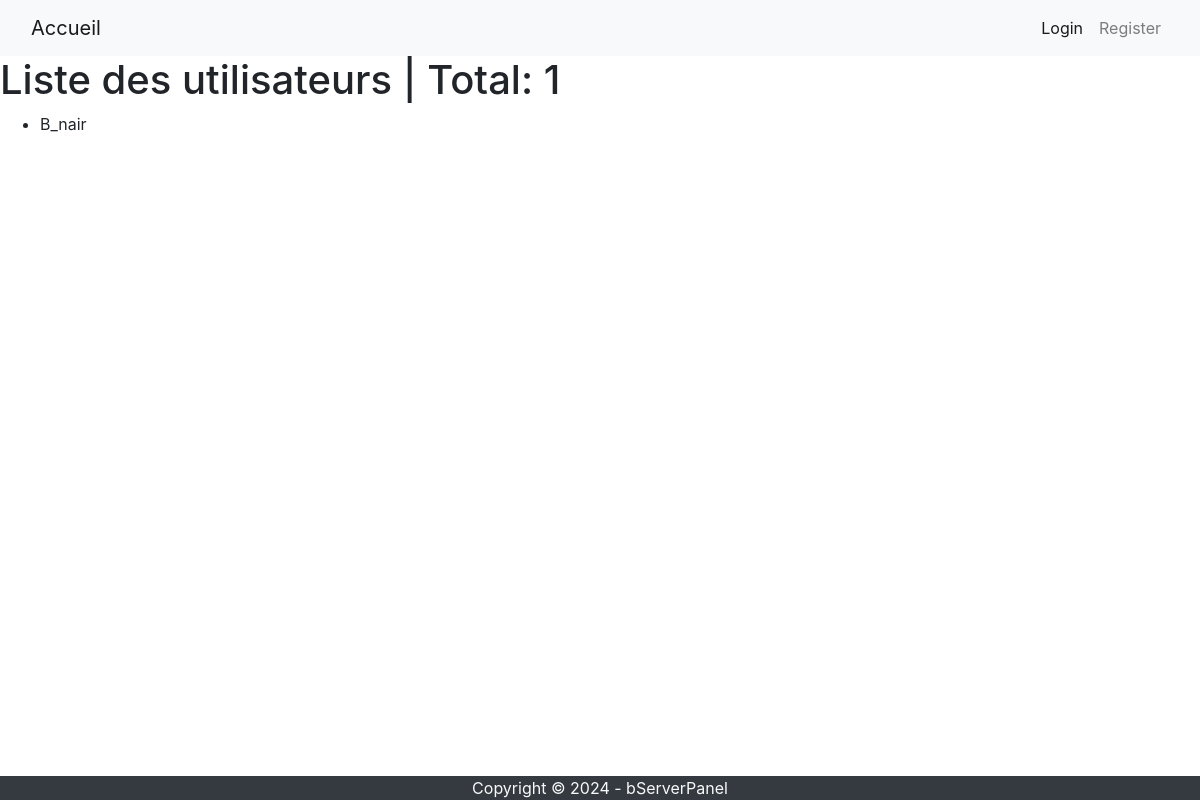
Page /users/list/ on the earlier database version.
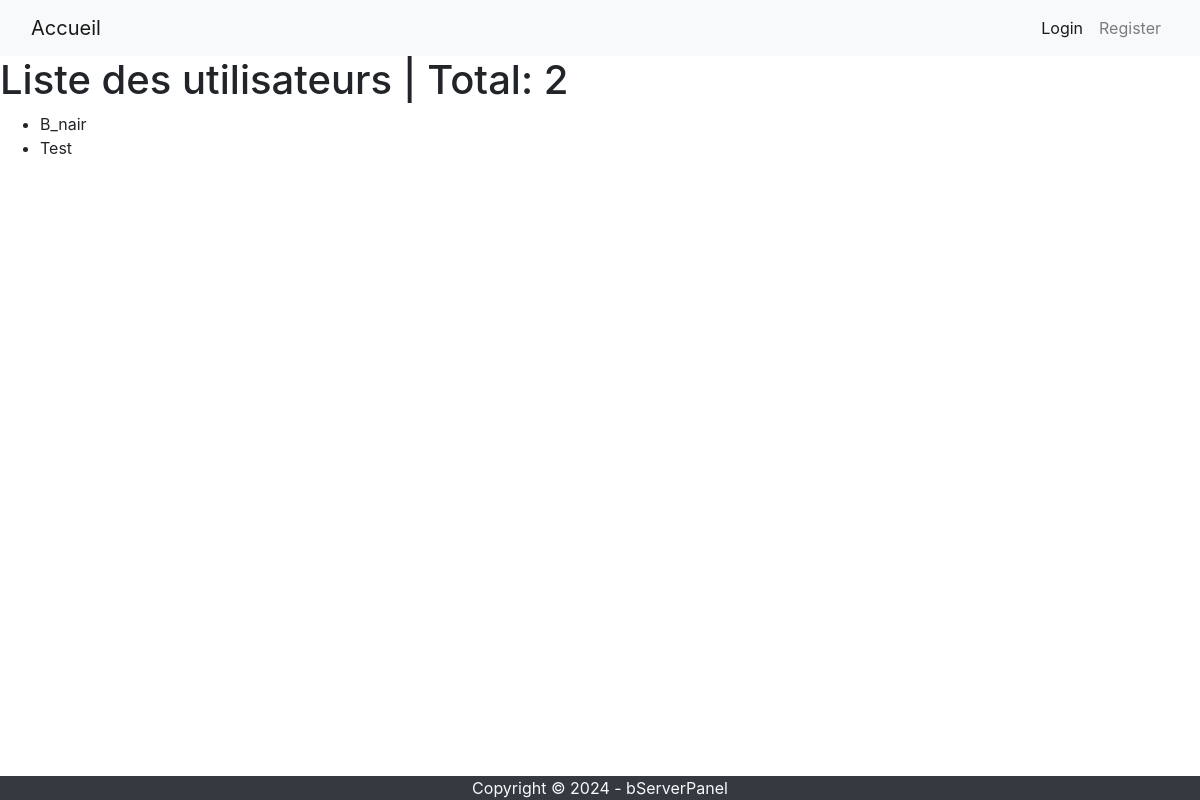
Same page on the later database version.
### accounts/models.py (models this page shows)
class PanelUser(models.Model):
    rank = models.ForeignKey(Rank, on_delete=models.SET_NULL, null=True)
    balance = models.DecimalField(max_digits=10, decimal_places=2, default=0)
    server_count = models.IntegerField(default=0)
    user = models.OneToOneField('auth.User', on_delete=models.CASCADE, null=True)
    def __str__(self):
        return f"{self.user}"

### accounts/views.py (the view)
# urls.py: path('list/', views.panel_user_list, name='user-list'),
def panel_user_list(request):
    return render(request, 'user-list.html', {'users': PanelUser.objects.all()})

### accounts/templates/user-list.html (shortened to what this page needs)
{% extends 'base.html' %}
{% block content %}
  <h1>Liste des utilisateurs | Total: {{ users.count }}</h1>
  <ul>
    {% for user in users %}
      <li>{{ user }}</li>
    {% empty %}
      <p>Aucun utilisateur disponible.</p>
    {% endfor %}
  </ul>
{% endblock %}

Differences in the rows shown:
added PanelUser: user.username "Test"
Other differences:
{{ users.count }}: "1" → "2"
